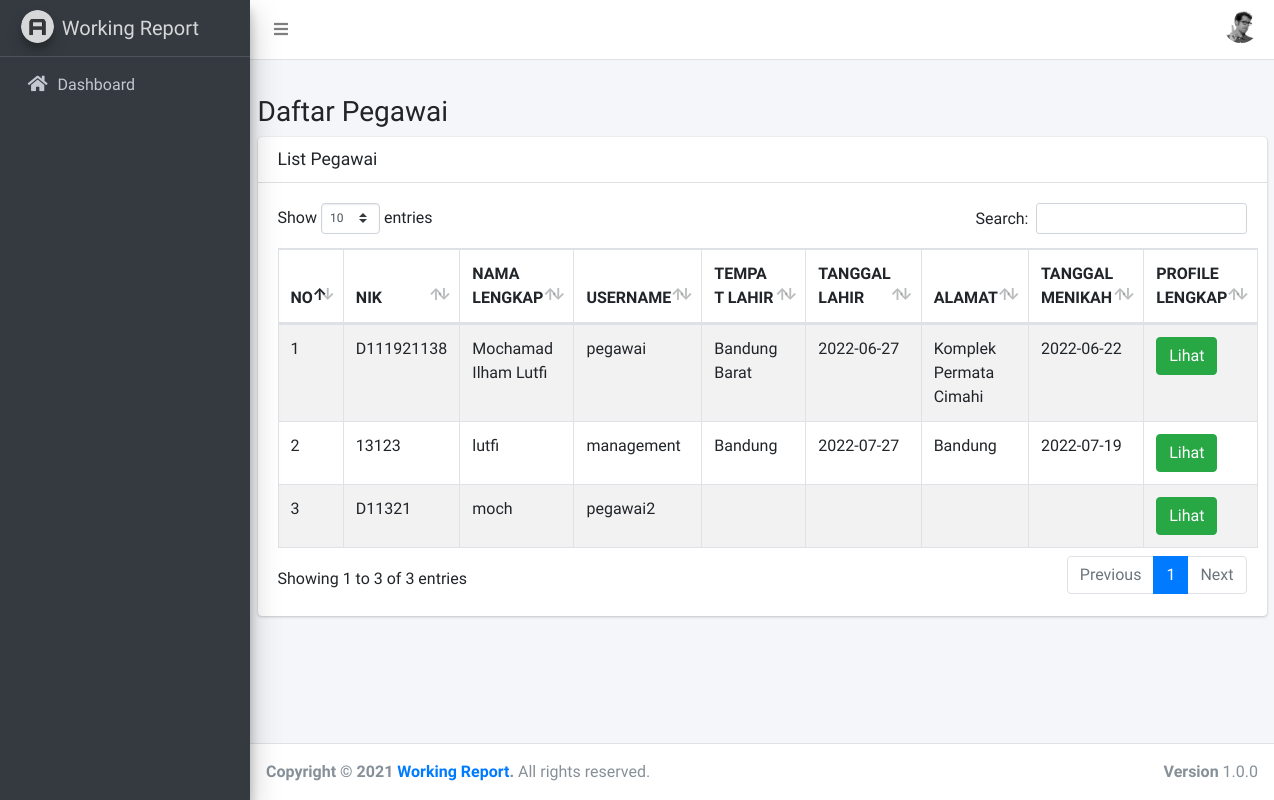
Before: /index.php/pegawai with the older database file.
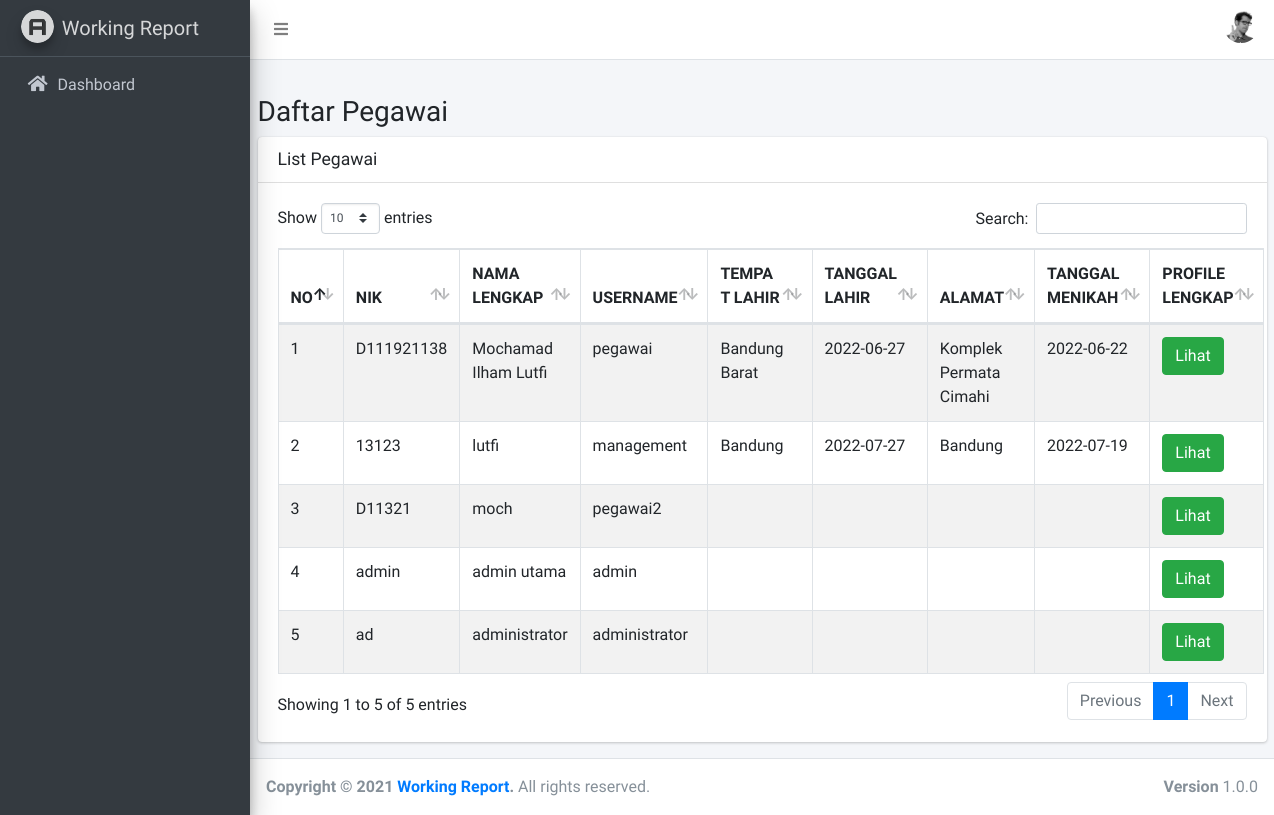
After: the same page with the newer database file.
### tables this page shows
CREATE TABLE `users` (
  `id` int(11) NOT NULL,
  `username` varchar(50) DEFAULT NULL,
  `password` varchar(100) DEFAULT NULL,
  `role_id` int(11) DEFAULT NULL,
  `created_date` datetime DEFAULT NULL,
  `updated_date` datetime DEFAULT NULL
);

CREATE TABLE `personal_data` (
  `id` int(11) NOT NULL,
  `user_id` int(11) DEFAULT NULL,
  `nik` varchar(20) DEFAULT NULL,
  `name` varchar(50) DEFAULT NULL,
  `birth_place` varchar(50) DEFAULT NULL,
  `birth_date` date DEFAULT NULL,
  `address` text DEFAULT NULL,
  `married_date` date DEFAULT NULL
);

### application/controllers/Pegawai.php (called while the page is built, shortened)
<?php
class Pegawai extends CI_Controller
{
    function __construct(){
		$this->load->model('M_profile');
		$this->load->model('M_user');
		$this->load->library('form_validation');
	}
    public function index()
    {
		$data['listpegawai'] = $this->M_user->getAllPegawai();
        $data['content'] = 'pegawai/v_pegawai';
        $this->load->view('v_template',$data);
    }
}

### index.php (called while the page is built, shortened)
<?php
require_once BASEPATH.'core/CodeIgniter.php';

### application/models/M_user.php (called while the page is built, shortened)
<?php
	class M_user extends CI_Model {
        private $_table = 'users';
        private $_table2 = 'personal_data';
        private $_table3 = 'roles';
        public function getAllPegawai(){
            $this->db->select('users.*, c.description, b.name, b.nik, b.birth_place, b.birth_date, b.address, b.married_date');
            $this->db->from($this->_table);
            $this->db->join($this->_table2 . " b",'b.user_id = users.id');
            $this->db->join($this->_table3 . " c",'c.id = users.role_id');
            $query = $this->db->get();
            return $query;
        }
	}
?>

### application/views/pegawai/v_pegawai.php (the view, shortened to what this page needs)
<div class="col-sm-12">
    <div class="thumbnail">
        <div class="caption">
            <h3>
                Daftar Pegawai
            </h3>
        </div>
        <div class="card">
            <div class="card-header">
                <h3 class="card-title">List Pegawai</h3>
            </div>
            <div class="card-body">
                <table id="example1" class="table table-bordered table-striped">
                    <thead>
                        <tr>
                            <th>NO</th>
                            <th>NIK</th>
                            <th>NAMA LENGKAP</th>
                            <th>USERNAME</th>
                            <th>TEMPAT LAHIR</th>
                            <th>TANGGAL LAHIR</th>
                            <th>ALAMAT</th>
                            <th>TANGGAL MENIKAH</th>
                            <th>PROFILE LENGKAP</th>
                        </tr>
                    </thead>
                    <tbody>
                        <?php
                            $no = 1;
                            foreach($listpegawai->result() as $rowpegawai){
                        ?>
                            <tr>
                                <td><?=$no?></td>
                                <td><?=$rowpegawai->nik;?></td>
                                <td><?=$rowpegawai->name;?></td>
                                <td><?=$rowpegawai->username;?></td>
                                <td><?=$rowpegawai->birth_place;?></td>
                                <td><?=$rowpegawai->birth_date;?></td>
                                <td><?=$rowpegawai->address;?></td>
                                <td><?=$rowpegawai->married_date;?></td>
                                <th>
                                    <a href="<?= base_url(); ?>pegawai/profile/<?=$rowpegawai->id?>"class="btn btn-success">
                                        Lihat
                                    </a>
                                </th>
                            </tr>
                        <?php
                                $no++;
                            }
                        ?>
                    </tbody>
                </table>
            </div>
        </div>
    </div>
</div>

Changed rows visible on the page:
now on this page (row edited): users: personal_data.nik "admin", personal_data.name "admin utama", username "admin"
added users: personal_data.nik "ad", personal_data.name "administrator", username "administrator"
Other visible differences:
text written by a page script: "Show entries Search: Showing 1 to 3 of 3 entries Previous 1 Next" → "Show entries Search: Showing 1 to 5 of 5 entries Previous 1 Next"
